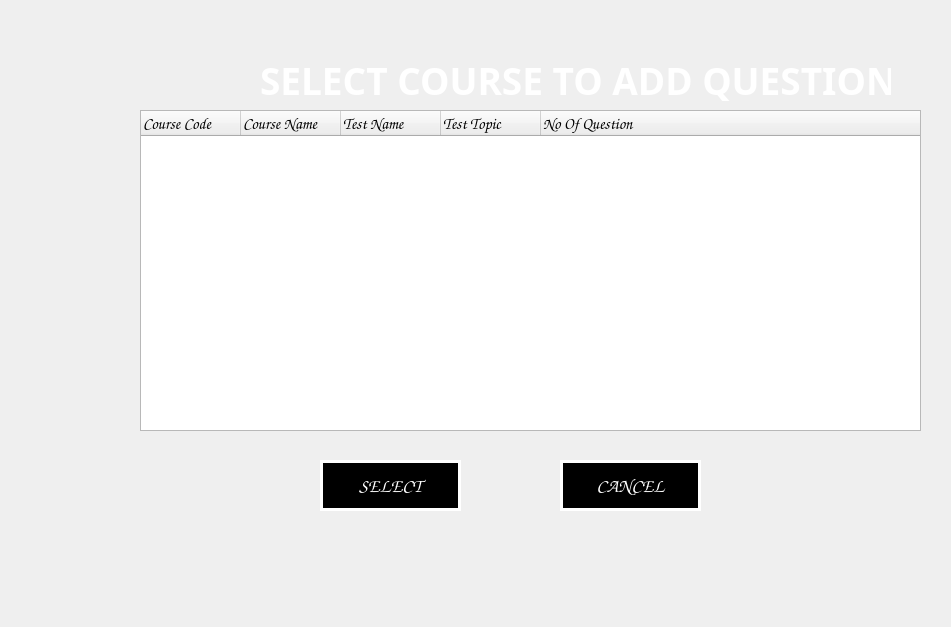
<?xml version="1.0" encoding="UTF-8"?>
<ui version="4.0">
 <class>addQuestion</class>
 <widget class="QWidget" name="addQuestion">
  <property name="geometry">
   <rect>
    <x>0</x>
    <y>0</y>
    <width>951</width>
    <height>627</height>
   </rect>
  </property>
  <property name="windowTitle">
   <string>addQuestion</string>
  </property>
  <property name="styleSheet">
   <string notr="true"/>
  </property>
  <widget class="QTreeWidget" name="treeWidget">
   <property name="geometry">
    <rect>
     <x>140</x>
     <y>110</y>
     <width>781</width>
     <height>321</height>
    </rect>
   </property>
   <property name="font">
    <font>
     <family>Comic Sans MS</family>
     <pointsize>12</pointsize>
     <weight>75</weight>
     <bold>true</bold>
    </font>
   </property>
   <property name="styleSheet">
    <string notr="true">border-image:none;
color:black;

</string>
   </property>
   <column>
    <property name="text">
     <string>Course Code</string>
    </property>
   </column>
   <column>
    <property name="text">
     <string>Course Name</string>
    </property>
   </column>
   <column>
    <property name="text">
     <string>Test Name</string>
    </property>
   </column>
   <column>
    <property name="text">
     <string>Test Topic</string>
    </property>
   </column>
   <column>
    <property name="text">
     <string>No Of Question</string>
    </property>
   </column>
  </widget>
  <widget class="QPushButton" name="selectButton">
   <property name="geometry">
    <rect>
     <x>320</x>
     <y>460</y>
     <width>141</width>
     <height>51</height>
    </rect>
   </property>
   <property name="font">
    <font>
     <family>Comic Sans MS</family>
     <pointsize>14</pointsize>
     <weight>75</weight>
     <bold>true</bold>
    </font>
   </property>
   <property name="styleSheet">
    <string notr="true">border-image:none;
color:white;
background-color:inherit;
border:3px solid white;</string>
   </property>
   <property name="text">
    <string>SELECT</string>
   </property>
  </widget>
  <widget class="QPushButton" name="cancelButton">
   <property name="geometry">
    <rect>
     <x>560</x>
     <y>460</y>
     <width>141</width>
     <height>51</height>
    </rect>
   </property>
   <property name="font">
    <font>
     <family>Comic Sans MS</family>
     <pointsize>14</pointsize>
     <weight>75</weight>
     <bold>true</bold>
    </font>
   </property>
   <property name="styleSheet">
    <string notr="true">border-image:none;
color:white;
background-color:inherit;
border:3px solid white;</string>
   </property>
   <property name="text">
    <string>CANCEL</string>
   </property>
  </widget>
  <widget class="QLabel" name="msgLabel">
   <property name="geometry">
    <rect>
     <x>270</x>
     <y>540</y>
     <width>501</width>
     <height>71</height>
    </rect>
   </property>
   <property name="palette">
    <palette>
     <active>
      <colorrole role="WindowText">
       <brush brushstyle="SolidPattern">
        <color alpha="255">
         <red>255</red>
         <green>255</green>
         <blue>255</blue>
        </color>
       </brush>
      </colorrole>
      <colorrole role="Text">
       <brush brushstyle="SolidPattern">
        <color alpha="255">
         <red>255</red>
         <green>255</green>
         <blue>255</blue>
        </color>
       </brush>
      </colorrole>
      <colorrole role="ButtonText">
       <brush brushstyle="SolidPattern">
        <color alpha="255">
         <red>255</red>
         <green>255</green>
         <blue>255</blue>
        </color>
       </brush>
      </colorrole>
     </active>
     <inactive>
      <colorrole role="WindowText">
       <brush brushstyle="SolidPattern">
        <color alpha="255">
         <red>255</red>
         <green>255</green>
         <blue>255</blue>
        </color>
       </brush>
      </colorrole>
      <colorrole role="Text">
       <brush brushstyle="SolidPattern">
        <color alpha="255">
         <red>255</red>
         <green>255</green>
         <blue>255</blue>
        </color>
       </brush>
      </colorrole>
      <colorrole role="ButtonText">
       <brush brushstyle="SolidPattern">
        <color alpha="255">
         <red>255</red>
         <green>255</green>
         <blue>255</blue>
        </color>
       </brush>
      </colorrole>
     </inactive>
     <disabled>
      <colorrole role="WindowText">
       <brush brushstyle="SolidPattern">
        <color alpha="255">
         <red>255</red>
         <green>255</green>
         <blue>255</blue>
        </color>
       </brush>
      </colorrole>
      <colorrole role="Text">
       <brush brushstyle="SolidPattern">
        <color alpha="255">
         <red>255</red>
         <green>255</green>
         <blue>255</blue>
        </color>
       </brush>
      </colorrole>
      <colorrole role="ButtonText">
       <brush brushstyle="SolidPattern">
        <color alpha="255">
         <red>255</red>
         <green>255</green>
         <blue>255</blue>
        </color>
       </brush>
      </colorrole>
     </disabled>
    </palette>
   </property>
   <property name="font">
    <font>
     <family>Comic Sans MS</family>
     <pointsize>14</pointsize>
     <weight>75</weight>
     <bold>true</bold>
    </font>
   </property>
   <property name="styleSheet">
    <string notr="true">border-image:none;
color:white;</string>
   </property>
   <property name="text">
    <string/>
   </property>
  </widget>
  <widget class="QLabel" name="label">
   <property name="geometry">
    <rect>
     <x>260</x>
     <y>60</y>
     <width>631</width>
     <height>41</height>
    </rect>
   </property>
   <property name="font">
    <font>
     <family>Colonna MT</family>
     <pointsize>28</pointsize>
     <weight>75</weight>
     <bold>true</bold>
    </font>
   </property>
   <property name="styleSheet">
    <string notr="true">border-image:none;
color:white;

</string>
   </property>
   <property name="text">
    <string>SELECT COURSE TO ADD QUESTION</string>
   </property>
  </widget>
 </widget>
 <layoutdefault spacing="6" margin="11"/>
 <resources/>
 <connections>
  <connection>
   <sender>selectButton</sender>
   <signal>clicked()</signal>
   <receiver>addQuestion</receiver>
   <slot>selectClicked()</slot>
   <hints>
    <hint type="sourcelabel">
     <x>140</x>
     <y>315</y>
    </hint>
    <hint type="destinationlabel">
     <x>246</x>
     <y>194</y>
    </hint>
   </hints>
  </connection>
  <connection>
   <sender>cancelButton</sender>
   <signal>clicked()</signal>
   <receiver>addQuestion</receiver>
   <slot>cancelClicked()</slot>
   <hints>
    <hint type="sourcelabel">
     <x>335</x>
     <y>315</y>
    </hint>
    <hint type="destinationlabel">
     <x>246</x>
     <y>194</y>
    </hint>
   </hints>
  </connection>
 </connections>
 <slots>
  <slot>selectClicked()</slot>
  <slot>cancelClicked()</slot>
 </slots>
</ui>
